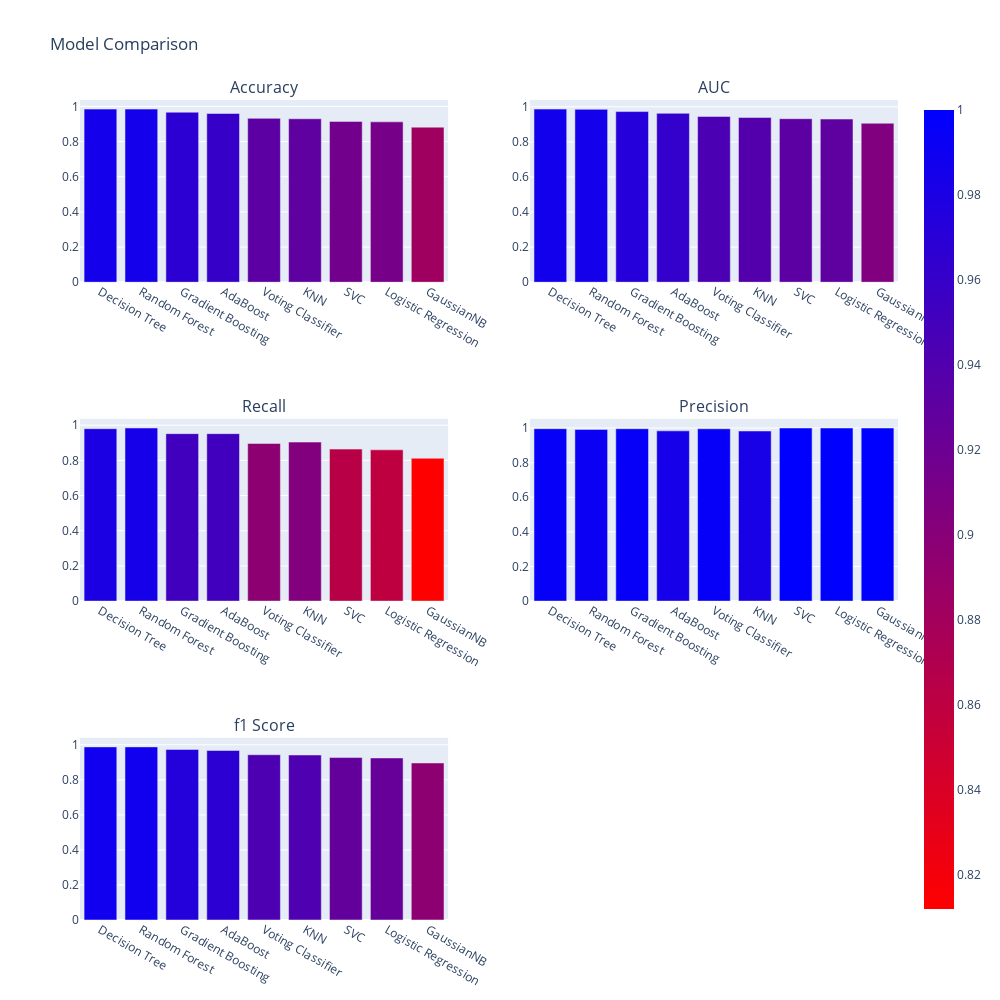

The notebook cell this image was saved under:
### Code cell
# visualize report
from plotly.subplots import make_subplots
from plotly import graph_objects as go
fig = make_subplots(rows=3, cols=2, subplot_titles=('Accuracy', 'AUC', 'Recall', 'Precision', 'f1 Score'),)
fig.add_trace(
    go.Bar(x=report['Model'], y=report['Accuracy'], marker=dict(color=report['Accuracy'], coloraxis='coloraxis')),
    row=1, col=1
)
fig.add_trace(
    go.Bar(x=report['Model'], y=report['AUC'], marker=dict(color=report['AUC'], coloraxis='coloraxis')),
    row=1, col=2
)
fig.add_trace(
    go.Bar(x=report['Model'], y=report['Recall'], marker=dict(color=report['Recall'], coloraxis='coloraxis')),
    row=2, col=1
)
fig.add_trace(
    go.Bar(x=report['Model'], y=report['Precision'], marker=dict(color=report['Precision'], coloraxis='coloraxis')),
    row=2, col=2
)
fig.add_trace(
    go.Bar(x=report['Model'], y=report['F1 Score'], marker=dict(color=report['F1 Score'], coloraxis='coloraxis')),
    row=3, col=1
)
fig.update_layout(coloraxis=dict(colorscale='Bluered_r'), showlegend=False,height=1000, width=1000, title_text='Model Comparison')
fig.show()

### Figure 1 — Plotly figure (JSON) as saved in the notebook; plotly's stock layout.template omitted (floating-point values rounded to 4 significant figures)
{"data": [{"marker": {"color": [0.985, 0.985, 0.9675, 0.96, 0.9325, 0.93, 0.915, 0.9125, 0.8825], "coloraxis": "coloraxis"}, "type": "bar", "x": ["Decision Tree", "Random Forest", "Gradient Boosting", "AdaBoost", "Voting Classifier", "KNN", "SVC", "Logistic Regression", "GaussianNB"], "xaxis": "x", "y": [0.985, 0.985, 0.9675, 0.96, 0.9325, 0.93, 0.915, 0.9125, 0.8825], "yaxis": "y"}, {"marker": {"color": [0.9867, 0.9853, 0.9727, 0.9627, 0.9447, 0.9387, 0.932, 0.93, 0.906], "coloraxis": "coloraxis"}, "type": "bar", "x": ["Decision Tree", "Random Forest", "Gradient Boosting", "AdaBoost", "Voting Classifier", "KNN", "SVC", "Logistic Regression", "GaussianNB"], "xaxis": "x2", "y": [0.9867, 0.9853, 0.9727, 0.9627, 0.9447, 0.9387, 0.932, 0.93, 0.906], "yaxis": "y2"}, {"marker": {"color": [0.98, 0.984, 0.952, 0.952, 0.896, 0.904, 0.864, 0.86, 0.812], "coloraxis": "coloraxis"}, "type": "bar", "x": ["Decision Tree", "Random Forest", "Gradient Boosting", "AdaBoost", "Voting Classifier", "KNN", "SVC", "Logistic Regression", "GaussianNB"], "xaxis": "x3", "y": [0.98, 0.984, 0.952, 0.952, 0.896, 0.904, 0.864, 0.86, 0.812], "yaxis": "y3"}, {"marker": {"color": [0.9959, 0.9919, 0.9958, 0.9835, 0.9956, 0.9826, 1, 1, 1], "coloraxis": "coloraxis"}, "type": "bar", "x": ["Decision Tree", "Random Forest", "Gradient Boosting", "AdaBoost", "Voting Classifier", "KNN", "SVC", "Logistic Regression", "GaussianNB"], "xaxis": "x4", "y": [0.9959, 0.9919, 0.9958, 0.9835, 0.9956, 0.9826, 1, 1, 1], "yaxis": "y4"}, {"marker": {"color": [0.9879, 0.988, 0.9734, 0.9675, 0.9432, 0.9417, 0.927, 0.9247, 0.8962], "coloraxis": "coloraxis"}, "type": "bar", "x": ["Decision Tree", "Random Forest", "Gradient Boosting", "AdaBoost", "Voting Classifier", "KNN", "SVC", "Logistic Regression", "GaussianNB"], "xaxis": "x5", "y": [0.9879, 0.988, 0.9734, 0.9675, 0.9432, 0.9417, 0.927, 0.9247, 0.8962], "yaxis": "y5"}], "layout": {"annotations": [{"font": {"size": 16}, "showarrow": false, "text": "Accuracy", "x": 0.225, "xanchor": "center", "xref": "paper", "y": 1, "yanchor": "bottom", "yref": "paper"}, {"font": {"size": 16}, "showarrow": false, "text": "AUC", "x": 0.775, "xanchor": "center", "xref": "paper", "y": 1, "yanchor": "bottom", "yref": "paper"}, {"font": {"size": 16}, "showarrow": false, "text": "Recall", "x": 0.225, "xanchor": "center", "xref": "paper", "y": 0.6111, "yanchor": "bottom", "yref": "paper"}, {"font": {"size": 16}, "showarrow": false, "text": "Precision", "x": 0.775, "xanchor": "center", "xref": "paper", "y": 0.6111, "yanchor": "bottom", "yref": "paper"}, {"font": {"size": 16}, "showarrow": false, "text": "f1 Score", "x": 0.225, "xanchor": "center", "xref": "paper", "y": 0.2222, "yanchor": "bottom", "yref": "paper"}], "coloraxis": {"colorscale": [[0, "rgb(255,0,0)"], [1, "rgb(0,0,255)"]]}, "height": 1000, "showlegend": false, "title": {"text": "Model Comparison"}, "width": 1000, "xaxis": {"anchor": "y", "domain": [0, 0.45]}, "xaxis2": {"anchor": "y2", "domain": [0.55, 1]}, "xaxis3": {"anchor": "y3", "domain": [0, 0.45]}, "xaxis4": {"anchor": "y4", "domain": [0.55, 1]}, "xaxis5": {"anchor": "y5", "domain": [0, 0.45]}, "xaxis6": {"anchor": "y6", "domain": [0.55, 1]}, "yaxis": {"anchor": "x", "domain": [0.7778, 1]}, "yaxis2": {"anchor": "x2", "domain": [0.7778, 1]}, "yaxis3": {"anchor": "x3", "domain": [0.3889, 0.6111]}, "yaxis4": {"anchor": "x4", "domain": [0.3889, 0.6111]}, "yaxis5": {"anchor": "x5", "domain": [0, 0.2222]}, "yaxis6": {"anchor": "x6", "domain": [0, 0.2222]}}}
